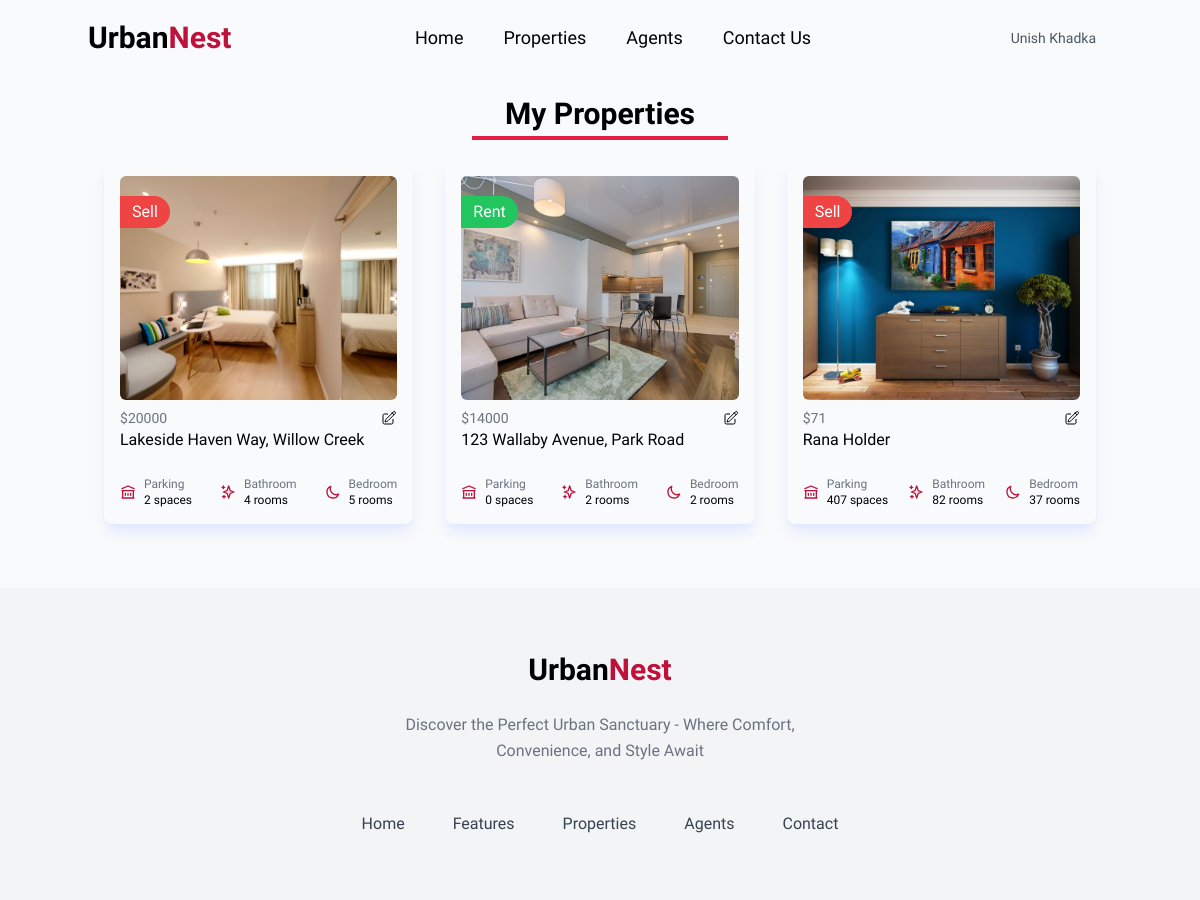
Before: /my-properties/ (signed in) with the older database file.
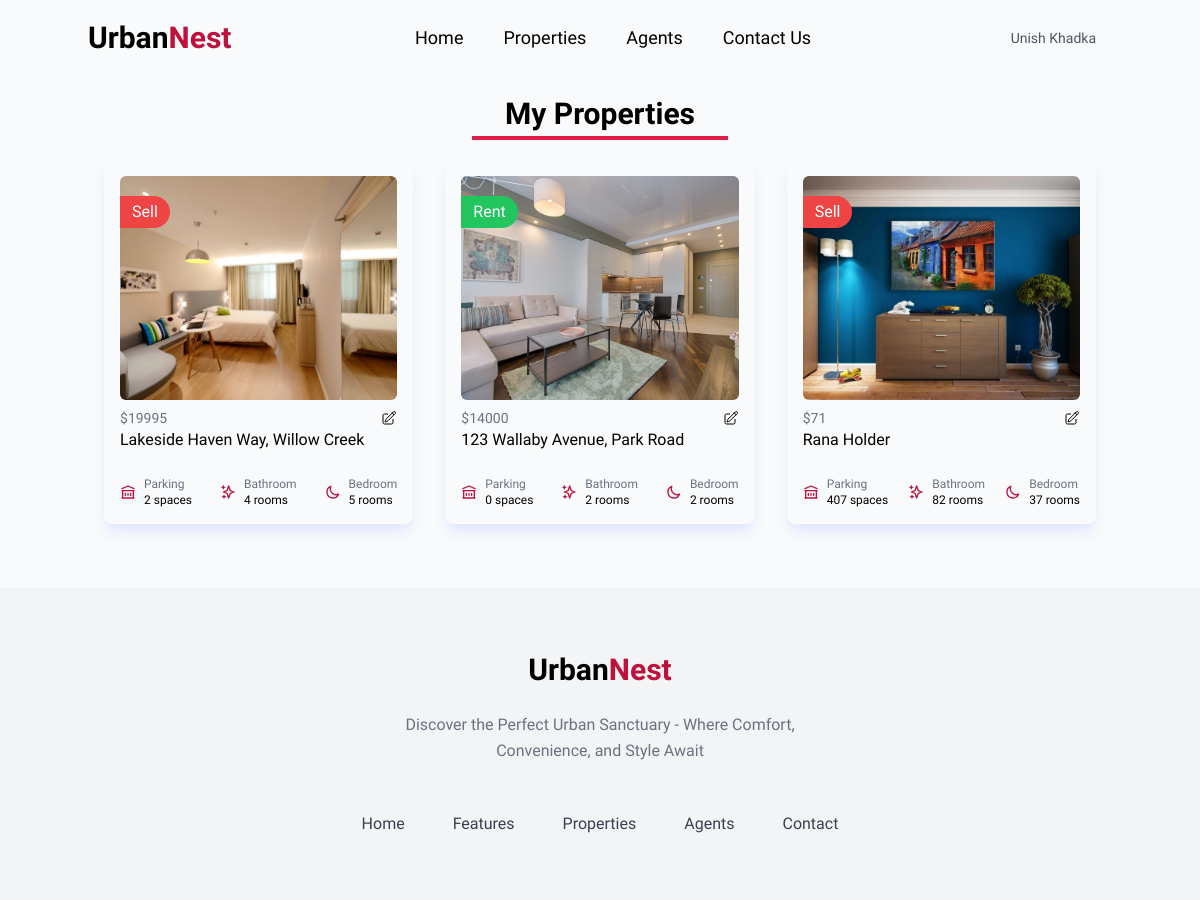
After: the same page with the newer database file.
### spacenest/models.py (models this page shows, shortened)
class Property(models.Model):
    PROVINCE_CHOICES = [
        ("koshi", _("Koshi Province")),
        ("madhesh", _("Madhesh Province")),
        ("bagmati", _("Bagmati Province")),
        ("gandaki", _("Gandaki Province")),
        ("lumbini", _("Lumbini Province")),
        ("karnali", _("Karnali Province")),
        ("sudurpashchim", _("Sudurpashchim Province")),
    ]
    LISTING_TYPE_CHOICES = [
        ("sell", _("Sell")),
        ("rent", _("Rent")),
    ]
    id = models.CharField(
        _("ID"), primary_key=True, max_length=22, default=shortuuid.uuid, editable=False
    )
    name = models.CharField(_("Property Name"), max_length=200)
    location = models.CharField(_("Location"), max_length=200)
    province = models.CharField(_("Province"), max_length=200, choices=PROVINCE_CHOICES)
    listing_type = models.CharField(
        _("Listing Type"), max_length=20, choices=LISTING_TYPE_CHOICES
    )
    description = models.TextField(null=True, blank=True)
    price = models.PositiveIntegerField(_("Price"))
    property_image = models.ImageField(
        _("Property Image"),
        upload_to="property/",
        default="property/default.jpg",
        null=True,
        blank=True,
    )
    owner = models.ForeignKey(User, on_delete=models.CASCADE, verbose_name=_("Owner"))
    parking = models.PositiveIntegerField(_("Parking Space"), default=0)
    bathroom = models.PositiveIntegerField(_("Bathroom"), default=0)
    bedroom = models.PositiveIntegerField(_("Bedroom"), default=0)
    class Meta:
        verbose_name_plural = "Properties"

### spacenest/views.py (the view)
# urls.py: path("my-properties/", my_properties, name="my_properties"),
def my_properties(request):
    properties = Property.objects.select_related("owner").filter(owner=request.user)
    context = {"properties": properties}
    return render(request, "spacenest/my_properties.html", context)

### spacenest/context_processors.py (called while the page is built)
def inbox(request):
    mails = None
    if request.user.is_authenticated:
        try:
            mails = Mailbox.objects.filter(receiver=request.user)
            return {"mails": mails}
        except Mailbox.DoesNotExist:
            return {"mails": 0}
    return {"mails": mails}

### spacenest/templates/spacenest/my_properties.html (shortened to what this page needs)
{% extends "main.html" %} {% block content %} {% load static %}
<section class="container mx-auto mt-5 mb-16">
    <div class="flex flex-col items-center m-5 space-y-1">
        <h1 class="text-center text-3xl font-semibold">My Properties</h1>
        <p class="h-1 w-64 bg-rose-600"></span>
      </div>
  <div class="grid lg:grid-cols-3 gap-8 px-4 my-5">
    {% for property in properties %}
    <div class="block rounded-lg p-4 shadow-lg shadow-indigo-100 overflow-hidden relative">
      <span class="px-3 absolute mt-5 text-white rounded-r-full py-1 {% if property.listing_type == 'sell' %}bg-red-500{% else %}bg-green-500{% endif %} capitalize">{{property.listing_type}}</span>
      <a href="{% url 'property' property.id %}">
      <img alt="" src="{{property.property_image.url}}" class="h-56 w-full rounded-md object-cover" />
      </a>
      <div class="mt-2">
        <dl>
          <div class="flex items-center justify-between">
            <dd class="text-sm text-gray-500">${{property.price}}</dd>
            <div>
              <a href="{% url "edit_property" property.id %}">
              </a>
              </div>
          </div>
          <div>
            <a href="{% url 'property' property.id %}">
            <dd class="font-medium">{{property.name}}</dd>
            </a>
          </div>
        </dl>
        <div class="mt-6 flex items-center justify-between text-xs">
          <div class="sm:inline-flex sm:shrink-0 sm:items-center sm:gap-2">
            <svg class="size-4 text-rose-700" xmlns="http://www.w3.org/2000/svg" fill="none" viewBox="0 0 24 24"
              stroke="currentColor">
              <path stroke-linecap="round" stroke-linejoin="round" stroke-width="2"
                d="M8 14v3m4-3v3m4-3v3M3 21h18M3 10h18M3 7l9-4 9 4M4 10h16v11H4V10z" />
            </svg>
            <div class="mt-1.5 sm:mt-0">
              <p class="text-gray-500">Parking</p>
              <p class="font-medium">{{property.parking}} spaces</p>
            </div>
          </div>
          <div class="sm:inline-flex sm:shrink-0 sm:items-center sm:gap-2">
            <svg class="size-4 text-rose-700" xmlns="http://www.w3.org/2000/svg" fill="none" viewBox="0 0 24 24"
              stroke="currentColor">
              <path stroke-linecap="round" stroke-linejoin="round" stroke-width="2"
                d="M5 3v4M3 5h4M6 17v4m-2-2h4m5-16l2.286 6.857L21 12l-5.714 2.143L13 21l-2.286-6.857L5 12l5.714-2.143L13 3z" />
            </svg>
            <div class="mt-1.5 sm:mt-0">
              <p class="text-gray-500">Bathroom</p>
              <p class="font-medium">{{property.bathroom}} rooms</p>
            </div>
          </div>
          <div class="sm:inline-flex sm:shrink-0 sm:items-center sm:gap-2">
            <svg class="size-4 text-rose-700" xmlns="http://www.w3.org/2000/svg" fill="none" viewBox="0 0 24 24"
              stroke="currentColor">
              <path stroke-linecap="round" stroke-linejoin="round" stroke-width="2"
                d="M20.354 15.354A9 9 0 018.646 3.646 9.003 9.003 0 0012 21a9.003 9.003 0 008.354-5.646z" />
            </svg>
            <div class="mt-1.5 sm:mt-0">
              <p class="text-gray-500">Bedroom</p>
              <p class="font-medium">{{property.bedroom}} rooms</p>
            </div>
          </div>
        </div>
      </div>
    </div>
    {% endfor %}
  </div>
</section>
{% endblock content %}

Changed rows visible on the page:
changed Property "Lakeside Haven Way, Willow Creek": price "20000" → "19995"
